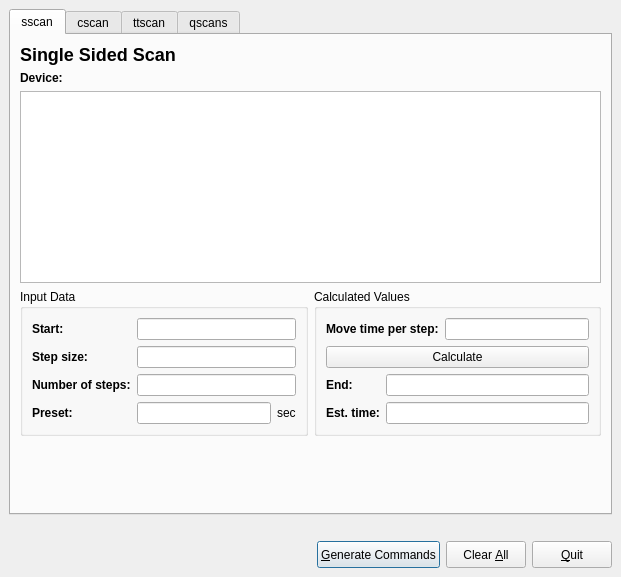
<ui version="4.0" >
 <author></author>
 <comment></comment>
 <exportmacro></exportmacro>
 <class>ScanInputDlgUI</class>
 <widget class="QDialog" name="ScanInputDlgUI" >
  <property name="geometry" >
   <rect>
    <x>0</x>
    <y>0</y>
    <width>497</width>
    <height>577</height>
   </rect>
  </property>
  <property name="font" >
   <font>
    <family>Lucida Grande</family>
    <pointsize>9</pointsize>
    <weight>50</weight>
    <italic>false</italic>
    <bold>false</bold>
    <underline>false</underline>
    <strikeout>false</strikeout>
   </font>
  </property>
  <property name="windowTitle" >
   <string>Command Generator</string>
  </property>
  <layout class="QVBoxLayout" >
   <property name="margin" >
    <number>9</number>
   </property>
   <property name="spacing" >
    <number>6</number>
   </property>
   <item>
    <widget class="QTabWidget" name="tabWidget" >
     <property name="maximumSize" >
      <size>
       <width>32767</width>
       <height>32767</height>
      </size>
     </property>
     <property name="font" >
      <font>
       <family>Lucida Grande</family>
       <pointsize>9</pointsize>
       <weight>50</weight>
       <italic>false</italic>
       <bold>false</bold>
       <underline>false</underline>
       <strikeout>false</strikeout>
      </font>
     </property>
     <widget class="QWidget" name="tab" >
      <attribute name="title" >
       <string>sscan</string>
      </attribute>
      <layout class="QGridLayout" >
       <property name="margin" >
        <number>9</number>
       </property>
       <property name="spacing" >
        <number>6</number>
       </property>
       <item row="2" column="1" >
        <widget class="QGroupBox" name="groupBox11" >
         <property name="title" >
          <string>Calculated Values</string>
         </property>
         <layout class="QGridLayout" >
          <property name="margin" >
           <number>9</number>
          </property>
          <property name="spacing" >
           <number>6</number>
          </property>
          <item row="1" column="0" colspan="3" >
           <widget class="QPushButton" name="pB_sscan_Calc" >
            <property name="text" >
             <string>Calculate</string>
            </property>
           </widget>
          </item>
          <item row="0" column="0" colspan="2" >
           <widget class="QLabel" name="tL_sscan_End_2" >
            <property name="text" >
             <string>&lt;b>Move time per step:&lt;/b></string>
            </property>
           </widget>
          </item>
          <item row="0" column="2" >
           <widget class="QLineEdit" name="lE_sscan_movetime" />
          </item>
          <item row="2" column="0" >
           <widget class="QLabel" name="tL_sscan_End" >
            <property name="text" >
             <string>&lt;b>End:&lt;/b></string>
            </property>
           </widget>
          </item>
          <item row="2" column="1" colspan="2" >
           <widget class="QLineEdit" name="lE_sscan_End" />
          </item>
          <item row="3" column="0" >
           <widget class="QLabel" name="tL_sscan_PresetH" >
            <property name="text" >
             <string>&lt;b>Est. time:&lt;/b></string>
            </property>
           </widget>
          </item>
          <item row="3" column="1" colspan="2" >
           <widget class="QLineEdit" name="lE_sscan_PresetH" />
          </item>
         </layout>
        </widget>
       </item>
       <item row="3" column="0" colspan="2" >
        <spacer>
         <property name="orientation" >
          <enum>Qt::Vertical</enum>
         </property>
         <property name="sizeHint" >
          <size>
           <width>571</width>
           <height>171</height>
          </size>
         </property>
        </spacer>
       </item>
       <item row="1" column="0" colspan="2" >
        <layout class="QVBoxLayout" >
         <property name="margin" >
          <number>0</number>
         </property>
         <property name="spacing" >
          <number>6</number>
         </property>
         <item>
          <widget class="QLabel" name="tL_sscan_device" >
           <property name="text" >
            <string>&lt;b>Device:&lt;/b></string>
           </property>
           <property name="alignment" >
            <set>Qt::AlignTop</set>
           </property>
          </widget>
         </item>
         <item>
          <widget class="QListWidget" name="lB_sscan_Device" >
           <property name="sizePolicy" >
            <sizepolicy>
             <hsizetype>7</hsizetype>
             <vsizetype>3</vsizetype>
             <horstretch>0</horstretch>
             <verstretch>0</verstretch>
            </sizepolicy>
           </property>
          </widget>
         </item>
        </layout>
       </item>
       <item row="0" column="0" colspan="2" >
        <widget class="QLabel" name="tL_sscan" >
         <property name="text" >
          <string>&lt;font size="+2">&lt;b>Single Sided Scan&lt;/b>&lt;/font>&lt;/font></string>
         </property>
        </widget>
       </item>
       <item row="2" column="0" >
        <widget class="QGroupBox" name="groupBox10" >
         <property name="title" >
          <string>Input Data</string>
         </property>
         <layout class="QGridLayout" >
          <property name="margin" >
           <number>9</number>
          </property>
          <property name="spacing" >
           <number>6</number>
          </property>
          <item row="3" column="0" >
           <widget class="QLabel" name="tL_sscan_Preset" >
            <property name="text" >
             <string>&lt;b>Preset:&lt;/b></string>
            </property>
           </widget>
          </item>
          <item row="3" column="2" >
           <widget class="QLabel" name="tL_sscan_PresetS" >
            <property name="text" >
             <string>sec</string>
            </property>
           </widget>
          </item>
          <item row="3" column="1" >
           <widget class="QLineEdit" name="lE_sscan_PresetS" />
          </item>
          <item row="0" column="1" colspan="2" >
           <widget class="QLineEdit" name="lE_sscan_Start" />
          </item>
          <item row="0" column="0" >
           <widget class="QLabel" name="tL_sscan_Start" >
            <property name="text" >
             <string>&lt;b>Start:&lt;/b></string>
            </property>
           </widget>
          </item>
          <item row="1" column="0" >
           <widget class="QLabel" name="tL_sscan_Step" >
            <property name="text" >
             <string>&lt;b>Step size:&lt;/b></string>
            </property>
           </widget>
          </item>
          <item row="2" column="0" >
           <widget class="QLabel" name="tL_sscan_NStep" >
            <property name="text" >
             <string>&lt;b>Number of steps:&lt;/b></string>
            </property>
           </widget>
          </item>
          <item row="2" column="1" colspan="2" >
           <widget class="QLineEdit" name="lE_sscan_NStep" />
          </item>
          <item row="1" column="1" colspan="2" >
           <widget class="QLineEdit" name="lE_sscan_Step" />
          </item>
         </layout>
        </widget>
       </item>
      </layout>
     </widget>
     <widget class="QWidget" name="tab" >
      <attribute name="title" >
       <string>cscan</string>
      </attribute>
      <layout class="QGridLayout" >
       <property name="margin" >
        <number>9</number>
       </property>
       <property name="spacing" >
        <number>6</number>
       </property>
       <item row="0" column="0" colspan="2" >
        <widget class="QLabel" name="tL_cscan" >
         <property name="text" >
          <string>&lt;font size="+2">&lt;b>Centered Scan around Center&lt;/b>&lt;/font></string>
         </property>
        </widget>
       </item>
       <item row="3" column="0" colspan="2" >
        <spacer>
         <property name="orientation" >
          <enum>Qt::Vertical</enum>
         </property>
         <property name="sizeHint" >
          <size>
           <width>581</width>
           <height>91</height>
          </size>
         </property>
        </spacer>
       </item>
       <item row="2" column="1" >
        <widget class="QGroupBox" name="groupBox4" >
         <property name="title" >
          <string>Calculated Values</string>
         </property>
         <layout class="QGridLayout" >
          <property name="margin" >
           <number>9</number>
          </property>
          <property name="spacing" >
           <number>6</number>
          </property>
          <item row="0" column="2" >
           <widget class="QLineEdit" name="lE_cscan_movetime" />
          </item>
          <item row="0" column="0" colspan="2" >
           <widget class="QLabel" name="tL_sscan_End_3" >
            <property name="text" >
             <string>&lt;b>Move time per step:&lt;/b></string>
            </property>
           </widget>
          </item>
          <item row="5" column="0" >
           <widget class="QLabel" name="tL_cscan_PresetH" >
            <property name="text" >
             <string>&lt;b>Est. time:&lt;/b></string>
            </property>
           </widget>
          </item>
          <item row="3" column="0" >
           <widget class="QLabel" name="tL_cscan_End" >
            <property name="text" >
             <string>&lt;b> Upper end:&lt;/b></string>
            </property>
           </widget>
          </item>
          <item row="4" column="0" >
           <widget class="QLabel" name="textLabel10_6" >
            <property name="text" >
             <string>&lt;b>Total range:&lt;/b></string>
            </property>
           </widget>
          </item>
          <item row="1" column="0" colspan="3" >
           <widget class="QPushButton" name="pB_cscan_Calc" >
            <property name="text" >
             <string>Calculate</string>
            </property>
           </widget>
          </item>
          <item row="2" column="0" >
           <widget class="QLabel" name="tL_cscan_Start" >
            <property name="sizePolicy" >
             <sizepolicy>
              <hsizetype>3</hsizetype>
              <vsizetype>5</vsizetype>
              <horstretch>0</horstretch>
              <verstretch>0</verstretch>
             </sizepolicy>
            </property>
            <property name="text" >
             <string>&lt;b>Lower end:&lt;/b></string>
            </property>
           </widget>
          </item>
          <item row="5" column="1" colspan="2" >
           <widget class="QLineEdit" name="lE_cscan_PresetH" >
            <property name="readOnly" >
             <bool>true</bool>
            </property>
           </widget>
          </item>
          <item row="4" column="1" colspan="2" >
           <widget class="QLineEdit" name="lE_cscan_TSteps" >
            <property name="readOnly" >
             <bool>true</bool>
            </property>
           </widget>
          </item>
          <item row="3" column="1" colspan="2" >
           <widget class="QLineEdit" name="lE_cscan_UEnd" >
            <property name="readOnly" >
             <bool>true</bool>
            </property>
           </widget>
          </item>
          <item row="2" column="1" colspan="2" >
           <widget class="QLineEdit" name="lE_cscan_LEnd" >
            <property name="readOnly" >
             <bool>true</bool>
            </property>
           </widget>
          </item>
         </layout>
        </widget>
       </item>
       <item row="1" column="0" colspan="2" >
        <layout class="QVBoxLayout" >
         <property name="margin" >
          <number>0</number>
         </property>
         <property name="spacing" >
          <number>6</number>
         </property>
         <item>
          <widget class="QLabel" name="tL_cscan_Device" >
           <property name="text" >
            <string>&lt;b>Device:&lt;/b></string>
           </property>
           <property name="alignment" >
            <set>Qt::AlignTop</set>
           </property>
          </widget>
         </item>
         <item>
          <widget class="QListWidget" name="lB_cscan_Device" >
           <property name="sizePolicy" >
            <sizepolicy>
             <hsizetype>7</hsizetype>
             <vsizetype>3</vsizetype>
             <horstretch>0</horstretch>
             <verstretch>0</verstretch>
            </sizepolicy>
           </property>
          </widget>
         </item>
        </layout>
       </item>
       <item row="2" column="0" >
        <widget class="QGroupBox" name="groupBox5" >
         <property name="title" >
          <string>Input Data</string>
         </property>
         <layout class="QGridLayout" >
          <property name="margin" >
           <number>9</number>
          </property>
          <property name="spacing" >
           <number>6</number>
          </property>
          <item row="3" column="2" >
           <widget class="QLabel" name="tL_cscan_PresetS" >
            <property name="text" >
             <string>sec</string>
            </property>
           </widget>
          </item>
          <item row="3" column="1" >
           <widget class="QLineEdit" name="lE_cscan_PresetS" />
          </item>
          <item row="3" column="0" >
           <widget class="QLabel" name="tL_cscan_Preset" >
            <property name="text" >
             <string>&lt;b>Preset:&lt;/b></string>
            </property>
           </widget>
          </item>
          <item row="2" column="0" >
           <widget class="QLabel" name="tL_cscan_NStep" >
            <property name="text" >
             <string>&lt;html>&lt;head>&lt;meta name="qrichtext" content="1" />&lt;/head>&lt;body style=" white-space: pre-wrap; font-family:Lucida Grande; font-size:9pt; font-weight:400; font-style:normal; text-decoration:none;">&lt;p style=" margin-top:0px; margin-bottom:0px; margin-left:0px; margin-right:0px; -qt-block-indent:0; text-indent:0px;">&lt;span style=" font-weight:600;">Number of&lt;/span>&lt;/p>&lt;p style=" margin-top:0px; margin-bottom:0px; margin-left:0px; margin-right:0px; -qt-block-indent:0; text-indent:0px; font-weight:600;">steps per side:&lt;/p>&lt;/body>&lt;/html></string>
            </property>
           </widget>
          </item>
          <item row="1" column="0" >
           <widget class="QLabel" name="tL_cscan_Step" >
            <property name="text" >
             <string>&lt;b>Step size:&lt;/b></string>
            </property>
           </widget>
          </item>
          <item row="0" column="0" >
           <widget class="QLabel" name="tL_cscan_Center" >
            <property name="text" >
             <string>&lt;b>Center:&lt;/b></string>
            </property>
           </widget>
          </item>
          <item row="2" column="1" colspan="2" >
           <widget class="QLineEdit" name="lE_cscan_NStep" />
          </item>
          <item row="1" column="1" colspan="2" >
           <widget class="QLineEdit" name="lE_cscan_Step" />
          </item>
          <item row="0" column="1" colspan="2" >
           <widget class="QLineEdit" name="lE_cscan_Center" />
          </item>
         </layout>
        </widget>
       </item>
      </layout>
     </widget>
     <widget class="QWidget" name="TabPage" >
      <attribute name="title" >
       <string>ttscan</string>
      </attribute>
      <layout class="QGridLayout" >
       <property name="margin" >
        <number>9</number>
       </property>
       <property name="spacing" >
        <number>6</number>
       </property>
       <item row="1" column="0" colspan="2" >
        <layout class="QVBoxLayout" >
         <property name="margin" >
          <number>0</number>
         </property>
         <property name="spacing" >
          <number>6</number>
         </property>
         <item>
          <widget class="QLabel" name="tL_ttscan_Device" >
           <property name="text" >
            <string>&lt;b>Device 1, 2:&lt;/b></string>
           </property>
           <property name="alignment" >
            <set>Qt::AlignBottom</set>
           </property>
          </widget>
         </item>
         <item>
          <widget class="QListWidget" name="lB_ttscan_Device" >
           <property name="sizePolicy" >
            <sizepolicy>
             <hsizetype>7</hsizetype>
             <vsizetype>3</vsizetype>
             <horstretch>0</horstretch>
             <verstretch>0</verstretch>
            </sizepolicy>
           </property>
          </widget>
         </item>
        </layout>
       </item>
       <item row="2" column="1" >
        <widget class="QGroupBox" name="groupBox14" >
         <property name="title" >
          <string>Calculated Values</string>
         </property>
         <layout class="QGridLayout" >
          <property name="margin" >
           <number>9</number>
          </property>
          <property name="spacing" >
           <number>6</number>
          </property>
          <item row="0" column="2" >
           <widget class="QLineEdit" name="lE_ttscan_movetime" />
          </item>
          <item row="0" column="0" colspan="2" >
           <widget class="QLabel" name="tL_sscan_End_4" >
            <property name="text" >
             <string>&lt;b>Move time per step:&lt;/b></string>
            </property>
           </widget>
          </item>
          <item row="1" column="0" colspan="3" >
           <widget class="QPushButton" name="pB_ttscan_Calc" >
            <property name="text" >
             <string>Calculate</string>
            </property>
           </widget>
          </item>
          <item row="3" column="0" >
           <widget class="QLabel" name="tL_ttscan_End_2" >
            <property name="text" >
             <string>&lt;b>Est. time:&lt;/b></string>
            </property>
           </widget>
          </item>
          <item row="3" column="1" colspan="2" >
           <widget class="QLineEdit" name="lE_ttscan_PresetH" >
            <property name="readOnly" >
             <bool>true</bool>
            </property>
           </widget>
          </item>
          <item row="2" column="0" >
           <widget class="QLabel" name="tL_ttscan_End" >
            <property name="text" >
             <string>&lt;b>End:&lt;/b></string>
            </property>
           </widget>
          </item>
          <item row="2" column="1" colspan="2" >
           <widget class="QLineEdit" name="lE_ttscan_End" >
            <property name="readOnly" >
             <bool>true</bool>
            </property>
           </widget>
          </item>
         </layout>
        </widget>
       </item>
       <item row="2" column="0" >
        <widget class="QGroupBox" name="groupBox13" >
         <property name="title" >
          <string>Input Data</string>
         </property>
         <layout class="QGridLayout" >
          <property name="margin" >
           <number>9</number>
          </property>
          <property name="spacing" >
           <number>6</number>
          </property>
          <item row="3" column="0" >
           <widget class="QLabel" name="tL_ttscan_Preset" >
            <property name="text" >
             <string>&lt;b>Preset:&lt;/b></string>
            </property>
           </widget>
          </item>
          <item row="1" column="0" >
           <widget class="QLabel" name="tL_ttscan_Step" >
            <property name="text" >
             <string>&lt;b>Step size:&lt;/b></string>
            </property>
           </widget>
          </item>
          <item row="2" column="0" >
           <widget class="QLabel" name="tL_ttscan_NStep" >
            <property name="sizePolicy" >
             <sizepolicy>
              <hsizetype>3</hsizetype>
              <vsizetype>5</vsizetype>
              <horstretch>0</horstretch>
              <verstretch>0</verstretch>
             </sizepolicy>
            </property>
            <property name="text" >
             <string>&lt;b>Number of steps:&lt;/b></string>
            </property>
           </widget>
          </item>
          <item row="0" column="0" >
           <widget class="QLabel" name="tL_ttscan_Start" >
            <property name="text" >
             <string>&lt;b>Start:&lt;/b></string>
            </property>
           </widget>
          </item>
          <item row="3" column="2" >
           <widget class="QLabel" name="tL_ttscan_PresetS" >
            <property name="text" >
             <string>sec</string>
            </property>
           </widget>
          </item>
          <item row="2" column="1" colspan="2" >
           <widget class="QLineEdit" name="lE_ttscan_NStep" />
          </item>
          <item row="3" column="1" >
           <widget class="QLineEdit" name="lE_ttscan_PresetS" />
          </item>
          <item row="0" column="1" colspan="2" >
           <widget class="QLineEdit" name="lE_ttscan_Start" />
          </item>
          <item row="1" column="1" colspan="2" >
           <widget class="QLineEdit" name="lE_ttscan_Step" />
          </item>
         </layout>
        </widget>
       </item>
       <item row="3" column="0" colspan="2" >
        <spacer>
         <property name="orientation" >
          <enum>Qt::Vertical</enum>
         </property>
         <property name="sizeType" >
          <enum>QSizePolicy::Expanding</enum>
         </property>
         <property name="sizeHint" >
          <size>
           <width>36</width>
           <height>46</height>
          </size>
         </property>
        </spacer>
       </item>
       <item row="0" column="0" colspan="2" >
        <widget class="QLabel" name="tL_ttscan" >
         <property name="text" >
          <string>&lt;font size="+2">&lt;b>ϑ - 2ϑ scan of device 1 and 2&lt;/b>&lt;/font></string>
         </property>
        </widget>
       </item>
      </layout>
     </widget>
     <widget class="QWidget" name="TabPage" >
      <attribute name="title" >
       <string>qscans</string>
      </attribute>
      <layout class="QVBoxLayout" >
       <property name="margin" >
        <number>9</number>
       </property>
       <property name="spacing" >
        <number>6</number>
       </property>
       <item>
        <widget class="QGroupBox" name="groupBox" >
         <property name="title" >
          <string>Scan type</string>
         </property>
         <layout class="QGridLayout" >
          <property name="margin" >
           <number>9</number>
          </property>
          <property name="spacing" >
           <number>6</number>
          </property>
          <item row="1" column="1" >
           <widget class="QRadioButton" name="rB_qtscan" >
            <property name="text" >
             <string>transversal</string>
            </property>
           </widget>
          </item>
          <item row="0" column="1" >
           <widget class="QRadioButton" name="rB_qcscan" >
            <property name="text" >
             <string>centered</string>
            </property>
           </widget>
          </item>
          <item row="0" column="0" >
           <widget class="QRadioButton" name="rB_qsscan" >
            <property name="text" >
             <string>single-sided</string>
            </property>
            <property name="checked" >
             <bool>true</bool>
            </property>
           </widget>
          </item>
          <item row="0" column="2" >
           <widget class="QRadioButton" name="rB_qrscan" >
            <property name="text" >
             <string>random direction</string>
            </property>
           </widget>
          </item>
          <item row="1" column="0" >
           <widget class="QRadioButton" name="rB_qlscan" >
            <property name="text" >
             <string>longitudinal</string>
            </property>
           </widget>
          </item>
         </layout>
        </widget>
       </item>
       <item>
        <widget class="QGroupBox" name="groupBox3" >
         <property name="title" >
          <string>Start and Steps</string>
         </property>
         <layout class="QVBoxLayout" >
          <property name="margin" >
           <number>9</number>
          </property>
          <property name="spacing" >
           <number>6</number>
          </property>
          <item>
           <layout class="QHBoxLayout" >
            <property name="margin" >
             <number>0</number>
            </property>
            <property name="spacing" >
             <number>15</number>
            </property>
            <item>
             <layout class="QGridLayout" >
              <property name="margin" >
               <number>0</number>
              </property>
              <property name="spacing" >
               <number>15</number>
              </property>
              <item row="2" column="0" >
               <widget class="QLabel" name="textLabel10_3" >
                <property name="text" >
                 <string>&lt;b>l&lt;/b></string>
                </property>
               </widget>
              </item>
              <item row="1" column="1" >
               <widget class="QLineEdit" name="kInput" >
                <property name="text" >
                 <string>0.0</string>
                </property>
               </widget>
              </item>
              <item row="3" column="1" >
               <widget class="QLineEdit" name="EInput" >
                <property name="text" >
                 <string>0.0</string>
                </property>
               </widget>
              </item>
              <item row="2" column="1" >
               <widget class="QLineEdit" name="lInput" >
                <property name="text" >
                 <string>0.0</string>
                </property>
               </widget>
              </item>
              <item row="0" column="1" >
               <widget class="QLineEdit" name="hInput" >
                <property name="text" >
                 <string>0.0</string>
                </property>
               </widget>
              </item>
              <item row="1" column="0" >
               <widget class="QLabel" name="textLabel10_2" >
                <property name="text" >
                 <string>&lt;b>k&lt;/b></string>
                </property>
               </widget>
              </item>
              <item row="0" column="0" >
               <widget class="QLabel" name="textLabel10" >
                <property name="text" >
                 <string>&lt;b>h&lt;/b></string>
                </property>
               </widget>
              </item>
              <item row="3" column="0" >
               <widget class="QLabel" name="textLabel10_4" >
                <property name="text" >
                 <string>&lt;b>v&lt;/b></string>
                </property>
               </widget>
              </item>
             </layout>
            </item>
            <item>
             <spacer>
              <property name="orientation" >
               <enum>Qt::Horizontal</enum>
              </property>
              <property name="sizeType" >
               <enum>QSizePolicy::Fixed</enum>
              </property>
              <property name="sizeHint" >
               <size>
                <width>60</width>
                <height>16</height>
               </size>
              </property>
             </spacer>
            </item>
            <item>
             <layout class="QGridLayout" >
              <property name="margin" >
               <number>0</number>
              </property>
              <property name="spacing" >
               <number>15</number>
              </property>
              <item row="1" column="1" >
               <widget class="QLineEdit" name="deltakInput" >
                <property name="text" >
                 <string>0.0</string>
                </property>
               </widget>
              </item>
              <item row="1" column="0" >
               <widget class="QLabel" name="label_dk" >
                <property name="text" >
                 <string>&lt;b>∆k&lt;/b></string>
                </property>
               </widget>
              </item>
              <item row="2" column="1" >
               <widget class="QLineEdit" name="deltalInput" >
                <property name="text" >
                 <string>0.0</string>
                </property>
               </widget>
              </item>
              <item row="0" column="0" >
               <widget class="QLabel" name="label_dh" >
                <property name="text" >
                 <string>&lt;b>∆h&lt;/b></string>
                </property>
               </widget>
              </item>
              <item row="0" column="1" >
               <widget class="QLineEdit" name="deltahInput" >
                <property name="text" >
                 <string>0.0</string>
                </property>
               </widget>
              </item>
              <item row="3" column="1" >
               <widget class="QLineEdit" name="deltaEInput" >
                <property name="text" >
                 <string>0.0</string>
                </property>
               </widget>
              </item>
              <item row="2" column="0" >
               <widget class="QLabel" name="label_dl" >
                <property name="text" >
                 <string>&lt;b>∆l&lt;/b></string>
                </property>
               </widget>
              </item>
              <item row="3" column="0" >
               <widget class="QLabel" name="label_dnu" >
                <property name="text" >
                 <string>&lt;b>∆v&lt;/b></string>
                </property>
               </widget>
              </item>
             </layout>
            </item>
           </layout>
          </item>
          <item>
           <layout class="QHBoxLayout" >
            <property name="margin" >
             <number>0</number>
            </property>
            <property name="spacing" >
             <number>6</number>
            </property>
            <item>
             <spacer>
              <property name="orientation" >
               <enum>Qt::Horizontal</enum>
              </property>
              <property name="sizeHint" >
               <size>
                <width>40</width>
                <height>20</height>
               </size>
              </property>
             </spacer>
            </item>
            <item>
             <widget class="QLabel" name="label_dnu_2" >
              <property name="text" >
               <string>&lt;b>∆q&lt;/b>&amp;nbsp;&amp;nbsp;&amp;nbsp;</string>
              </property>
             </widget>
            </item>
            <item>
             <widget class="QLineEdit" name="deltaqInput" >
              <property name="text" >
               <string>0.0</string>
              </property>
             </widget>
            </item>
            <item>
             <spacer>
              <property name="orientation" >
               <enum>Qt::Horizontal</enum>
              </property>
              <property name="sizeHint" >
               <size>
                <width>40</width>
                <height>20</height>
               </size>
              </property>
             </spacer>
            </item>
           </layout>
          </item>
          <item>
           <layout class="QHBoxLayout" >
            <property name="margin" >
             <number>0</number>
            </property>
            <property name="spacing" >
             <number>15</number>
            </property>
            <item>
             <spacer>
              <property name="orientation" >
               <enum>Qt::Horizontal</enum>
              </property>
              <property name="sizeType" >
               <enum>QSizePolicy::Expanding</enum>
              </property>
              <property name="sizeHint" >
               <size>
                <width>86</width>
                <height>21</height>
               </size>
              </property>
             </spacer>
            </item>
            <item>
             <widget class="QLabel" name="textLabel8_3" >
              <property name="sizePolicy" >
               <sizepolicy>
                <hsizetype>3</hsizetype>
                <vsizetype>5</vsizetype>
                <horstretch>0</horstretch>
                <verstretch>0</verstretch>
               </sizepolicy>
              </property>
              <property name="text" >
               <string>&lt;b>Number of steps:&lt;/b></string>
              </property>
             </widget>
            </item>
            <item>
             <widget class="QSpinBox" name="stepsInput" >
              <property name="maximum" >
               <number>100000</number>
              </property>
             </widget>
            </item>
            <item>
             <spacer>
              <property name="orientation" >
               <enum>Qt::Horizontal</enum>
              </property>
              <property name="sizeType" >
               <enum>QSizePolicy::Expanding</enum>
              </property>
              <property name="sizeHint" >
               <size>
                <width>91</width>
                <height>26</height>
               </size>
              </property>
             </spacer>
            </item>
           </layout>
          </item>
         </layout>
        </widget>
       </item>
       <item>
        <widget class="QGroupBox" name="groupBox1" >
         <property name="sizePolicy" >
          <sizepolicy>
           <hsizetype>5</hsizetype>
           <vsizetype>0</vsizetype>
           <horstretch>0</horstretch>
           <verstretch>0</verstretch>
          </sizepolicy>
         </property>
         <property name="title" >
          <string>Calculation</string>
         </property>
         <layout class="QVBoxLayout" >
          <property name="margin" >
           <number>9</number>
          </property>
          <property name="spacing" >
           <number>6</number>
          </property>
          <item>
           <layout class="QHBoxLayout" >
            <property name="margin" >
             <number>0</number>
            </property>
            <property name="spacing" >
             <number>6</number>
            </property>
            <item>
             <widget class="QLabel" name="textLabel8" >
              <property name="sizePolicy" >
               <sizepolicy>
                <hsizetype>0</hsizetype>
                <vsizetype>5</vsizetype>
                <horstretch>0</horstretch>
                <verstretch>0</verstretch>
               </sizepolicy>
              </property>
              <property name="text" >
               <string>&lt;b>Time per point:&lt;/b></string>
              </property>
             </widget>
            </item>
            <item>
             <widget class="QSpinBox" name="presetInput" >
              <property name="maximum" >
               <number>2000000000</number>
              </property>
              <property name="value" >
               <number>1000</number>
              </property>
             </widget>
            </item>
           </layout>
          </item>
          <item>
           <layout class="QHBoxLayout" >
            <property name="margin" >
             <number>0</number>
            </property>
            <property name="spacing" >
             <number>6</number>
            </property>
            <item>
             <spacer>
              <property name="orientation" >
               <enum>Qt::Horizontal</enum>
              </property>
              <property name="sizeHint" >
               <size>
                <width>181</width>
                <height>20</height>
               </size>
              </property>
             </spacer>
            </item>
            <item>
             <widget class="QPushButton" name="pB_qscan_Calc" >
              <property name="text" >
               <string>Calculate</string>
              </property>
             </widget>
            </item>
            <item>
             <widget class="QLabel" name="tL_ttscan_End_3" >
              <property name="text" >
               <string>&lt;b>Est. time:&lt;/b></string>
              </property>
             </widget>
            </item>
            <item>
             <widget class="QLineEdit" name="lE_qscan_PresetH" >
              <property name="readOnly" >
               <bool>true</bool>
              </property>
             </widget>
            </item>
           </layout>
          </item>
         </layout>
        </widget>
       </item>
       <item>
        <spacer>
         <property name="orientation" >
          <enum>Qt::Vertical</enum>
         </property>
         <property name="sizeHint" >
          <size>
           <width>20</width>
           <height>40</height>
          </size>
         </property>
        </spacer>
       </item>
      </layout>
     </widget>
    </widget>
   </item>
   <item>
    <widget class="QLabel" name="pmL_Mira" >
     <property name="sizePolicy" >
      <sizepolicy>
       <hsizetype>0</hsizetype>
       <vsizetype>0</vsizetype>
       <horstretch>0</horstretch>
       <verstretch>0</verstretch>
      </sizepolicy>
     </property>
     <property name="pixmap" >
      <pixmap/>
     </property>
     <property name="scaledContents" >
      <bool>true</bool>
     </property>
    </widget>
   </item>
   <item>
    <layout class="QHBoxLayout" >
     <property name="margin" >
      <number>0</number>
     </property>
     <property name="spacing" >
      <number>6</number>
     </property>
     <item>
      <spacer>
       <property name="orientation" >
        <enum>Qt::Horizontal</enum>
       </property>
       <property name="sizeType" >
        <enum>QSizePolicy::Expanding</enum>
       </property>
       <property name="sizeHint" >
        <size>
         <width>141</width>
         <height>27</height>
        </size>
       </property>
      </spacer>
     </item>
     <item>
      <widget class="QPushButton" name="pB_Command" >
       <property name="sizePolicy" >
        <sizepolicy>
         <hsizetype>5</hsizetype>
         <vsizetype>1</vsizetype>
         <horstretch>0</horstretch>
         <verstretch>0</verstretch>
        </sizepolicy>
       </property>
       <property name="text" >
        <string>&amp;Generate Commands</string>
       </property>
       <property name="shortcut" >
        <string>Alt+G</string>
       </property>
       <property name="autoDefault" >
        <bool>false</bool>
       </property>
       <property name="default" >
        <bool>true</bool>
       </property>
      </widget>
     </item>
     <item>
      <widget class="QPushButton" name="pB_Clear" >
       <property name="sizePolicy" >
        <sizepolicy>
         <hsizetype>5</hsizetype>
         <vsizetype>1</vsizetype>
         <horstretch>0</horstretch>
         <verstretch>0</verstretch>
        </sizepolicy>
       </property>
       <property name="text" >
        <string>Clear &amp;All</string>
       </property>
       <property name="shortcut" >
        <string>Alt+A</string>
       </property>
       <property name="autoDefault" >
        <bool>false</bool>
       </property>
      </widget>
     </item>
     <item>
      <widget class="QPushButton" name="pB_Quit" >
       <property name="sizePolicy" >
        <sizepolicy>
         <hsizetype>5</hsizetype>
         <vsizetype>1</vsizetype>
         <horstretch>0</horstretch>
         <verstretch>0</verstretch>
        </sizepolicy>
       </property>
       <property name="text" >
        <string>&amp;Quit</string>
       </property>
       <property name="shortcut" >
        <string>Alt+Q</string>
       </property>
       <property name="autoDefault" >
        <bool>false</bool>
       </property>
      </widget>
     </item>
    </layout>
   </item>
  </layout>
 </widget>
 <layoutdefault spacing="15" margin="15" />
 <pixmapfunction></pixmapfunction>
 <tabstops>
  <tabstop>tabWidget</tabstop>
  <tabstop>lE_sscan_Start</tabstop>
  <tabstop>lE_sscan_Step</tabstop>
  <tabstop>lE_sscan_NStep</tabstop>
  <tabstop>lE_sscan_PresetS</tabstop>
  <tabstop>pB_sscan_Calc</tabstop>
  <tabstop>lE_sscan_End</tabstop>
  <tabstop>lE_sscan_PresetH</tabstop>
  <tabstop>lE_cscan_Center</tabstop>
  <tabstop>lE_cscan_Step</tabstop>
  <tabstop>lE_cscan_NStep</tabstop>
  <tabstop>lE_cscan_PresetS</tabstop>
  <tabstop>pB_cscan_Calc</tabstop>
  <tabstop>lE_cscan_LEnd</tabstop>
  <tabstop>lE_cscan_UEnd</tabstop>
  <tabstop>lE_cscan_TSteps</tabstop>
  <tabstop>lE_cscan_PresetH</tabstop>
  <tabstop>lE_ttscan_Start</tabstop>
  <tabstop>lE_ttscan_Step</tabstop>
  <tabstop>lE_ttscan_NStep</tabstop>
  <tabstop>lE_ttscan_PresetS</tabstop>
  <tabstop>pB_ttscan_Calc</tabstop>
  <tabstop>lE_ttscan_End</tabstop>
  <tabstop>lE_ttscan_PresetH</tabstop>
  <tabstop>presetInput</tabstop>
  <tabstop>hInput</tabstop>
  <tabstop>kInput</tabstop>
  <tabstop>lInput</tabstop>
  <tabstop>EInput</tabstop>
  <tabstop>deltahInput</tabstop>
  <tabstop>deltakInput</tabstop>
  <tabstop>deltalInput</tabstop>
  <tabstop>deltaEInput</tabstop>
  <tabstop>stepsInput</tabstop>
  <tabstop>pB_Command</tabstop>
  <tabstop>pB_Clear</tabstop>
  <tabstop>pB_Quit</tabstop>
 </tabstops>
 <resources/>
 <connections/>
</ui>
